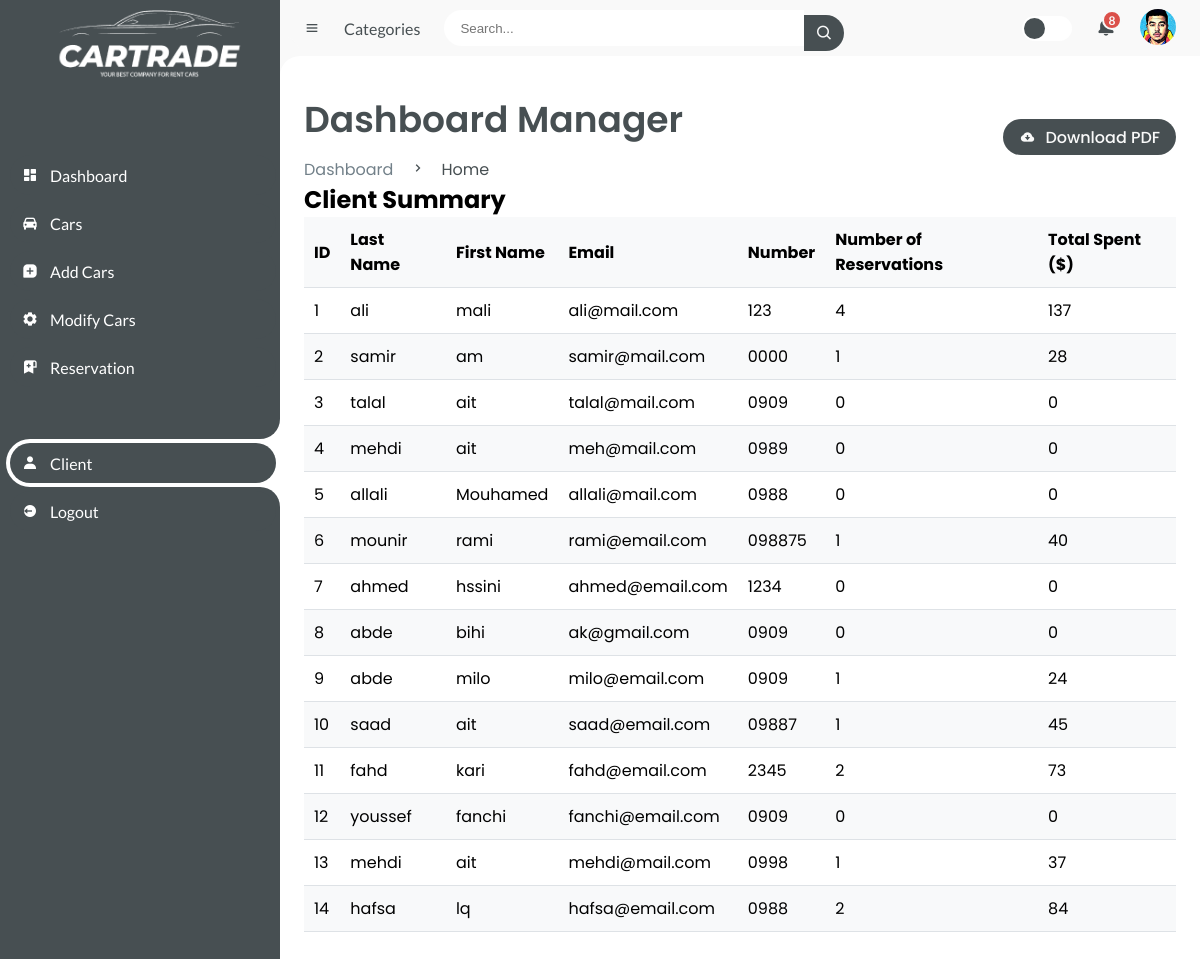
Before: /client_summary with the older database file.
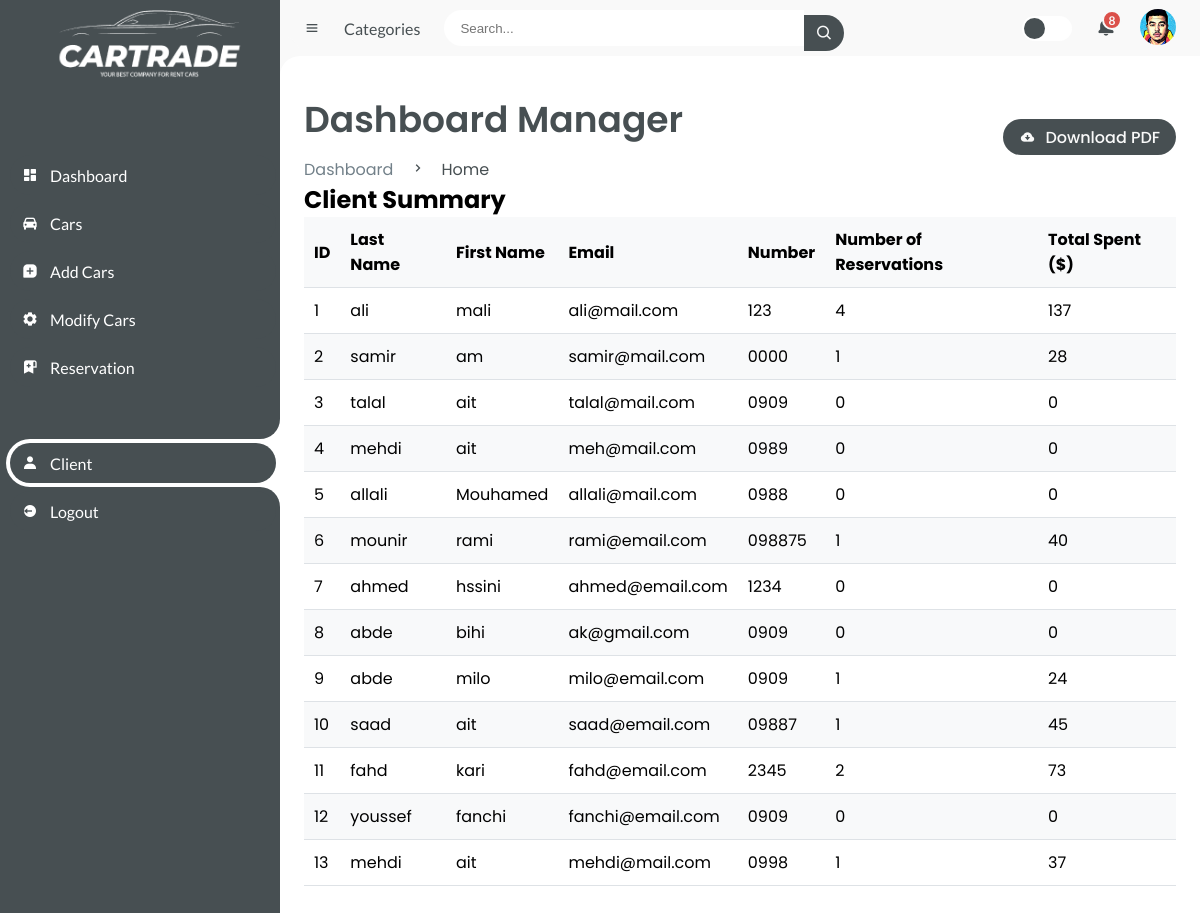
After: the same page with the newer database file.
### tables this page shows
CREATE TABLE client (
                id_client INTEGER PRIMARY KEY AUTOINCREMENT,
                nom TEXT NOT NULL,
                prenom TEXT NOT NULL,
                email TEXT NOT NULL,
                telephone TEXT NOT NULL);

### app.py (the view)
@app.route('/client_summary')
def client_summary():
    conn = sqlite3.connect('loc.db')
    cursor = conn.cursor()
    cursor.execute("SELECT * FROM client")
    clients = cursor.fetchall()
    client_summaries = []
    for client in clients:
        client_id = client[0]
        nom = client[1]
        prenom = client[2]
        email = client[3]
        telephone = client[4]
        cursor.execute("SELECT COUNT(*) FROM reservation WHERE id_client=?", (client_id,))
        num_reservations = cursor.fetchone()[0]
        cursor.execute("SELECT SUM(voiture.prix) FROM reservation JOIN voiture ON reservation.id_voiture = voiture.id_voiture WHERE reservation.id_client=?", (client_id,))
        total_spent = cursor.fetchone()[0] or 0  # Handle None (no reservations)
        summary = {
            'id': client_id,
            'nom': nom,
            'prenom': prenom,
            'email': email,
            'telephone' : telephone,
            'num_reservations': num_reservations,
            'total_spent': total_spent
        }
        client_summaries.append(summary)
    conn.close()
    return render_template('client_summary.html', client_summaries=client_summaries)

### templates/client_summary.html (shortened to what this page needs)
<!DOCTYPE html>
<html lang="en">
  <head>
    <link
      href="https://unpkg.com/boxicons@2.0.9/css/boxicons.min.css"
      rel="stylesheet"
    />
    <link
      rel="stylesheet"
      type="text/css"
      href="{{ url_for('static', filename='styleman.css') }}"
    />
  </head>
  <body>
    <section id="sidebar">
      <a href="/" class="brand">
        <img src="{{ url_for('static', filename= 'photo/hhhh.png')}}" alt="" />
      </a>
      <ul class="side-menu top">
        <li>
          <a href="/home">
            <i class="bx bxs-dashboard"></i>
            <span class="text">Dashboard</span>
          </a>
        </li>
        <li>
          <a href="/manager_cars">
            <i class="bx bxs-car"></i>
            <span class="text">Cars</span>
          </a>
        </li>
        <li>
          <a href="/manager_dashboard">
            <i class="bx bxs-message-square-add"></i>
            <span class="text">Add Cars</span>
          </a>
        </li>
        <li>
          <a href="#">
            <i class="bx bxs-cog"></i>
            <span class="text">Modify Cars</span>
          </a>
        </li>
        <li>
          <a href="/reservations">
            <i class="bx bxs-bookmark-alt-plus"></i>
            <span class="text">Reservation</span>
          </a>
        </li>
      </ul>
      <ul class="side-menu">
        <li class="active">
          <a href="#">
            <i class="bx bxs-user"></i>
            <span class="text">Client</span>
          </a>
        </li>
        <li>
          <a href="/" class="logout">
            <i class="bx bxs-log-out-circle"></i>
            <span class="text">Logout</span>
          </a>
        </li>
      </ul>
    </section>
    <section id="content">
      <nav>
        <i class="bx bx-menu"></i>
        <a href="#" class="nav-link">Categories</a>
        <form action="#">
          <div class="form-input">
            <input type="search" placeholder="Search..." />
            <button type="submit" class="search-btn">
              <i class="bx bx-search"></i>
            </button>
          </div>
        </form>
        <label for="switch-mode" class="switch-mode"></label>
        <a href="#" class="notification">
          <span class="num">8</span>
        </a>
        <a href="/manager_profile" class="profile">
          <img
            src="{{ url_for('static', filename= 'photo/img/talal.png')}}"
            alt=""
          />
        </a>
      </nav>
      <main>
        <div class="head-title">
          <div class="left">
            <h1>Dashboard Manager</h1>
            <ul class="breadcrumb">
              <li>
                <a href="#">Dashboard</a>
              </li>
              <li><i class="bx bx-chevron-right"></i></li>
              <li>
                <a class="active" href="#">Home</a>
              </li>
            </ul>
          </div>
          <a href="#" class="btn-download">
            <i class="bx bxs-cloud-download"></i>
            <span class="text">Download PDF</span>
          </a>
        </div>
        <h1>Client Summary</h1>
    <table>
        <thead>
            <tr>
                <th>ID</th>
                <th>Last Name</th>
                <th>First Name</th>
                <th>Email</th>
                <th>Number</th>
                <th>Number of Reservations</th>
                <th>Total Spent ($)</th>
            </tr>
        </thead>
        <tbody>
            {% for summary in client_summaries %}
            <tr>
                <td>{{summary['id']}}</td>
                <td>{{ summary['nom'] }}</td>
                <td>{{ summary['prenom'] }}</td>
                <td>{{ summary['email'] }}</td>
                <td>{{ summary['telephone'] }}</td>
                <td>{{ summary['num_reservations'] }}</td>
                <td>{{ summary['total_spent'] }}</td>
            </tr>
            {% endfor %}
        </tbody>
    </table>
      </main>
    </section>
  </body>
</html>

Changed rows visible on the page:
removed client: id "14", nom "hafsa", prenom "lq", email "hafsa@email.com", telephone "0988", num_reservations "2", total_spent "84"
